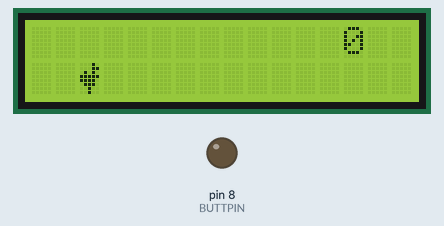
Recording of a sketch running on a simulated Arduino Uno, built with avr-gcc and run on an emulated ATmega328P. Parts: 16×2 character LCD, output pins drawn as LEDs (lit = HIGH).

Above: at 0.1 s.
At 3.1 s:
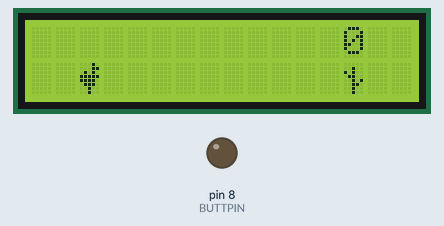
At 5.1 s:
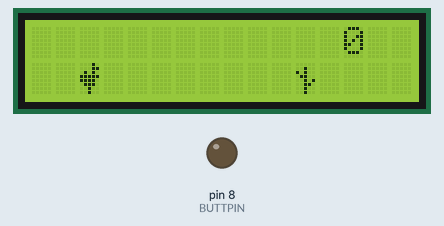
At 7.1 s:
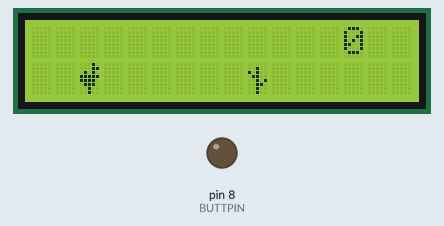
At 14.2 s:
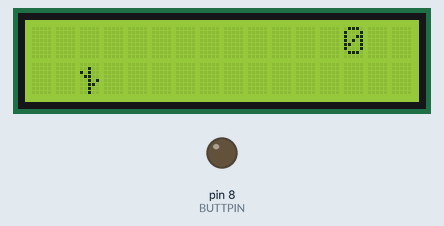
At 15.2 s:
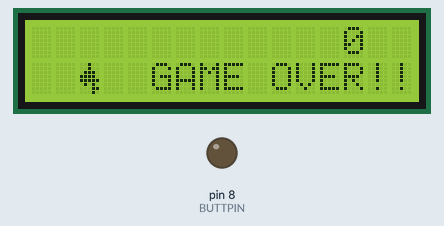

Measured:
- what the display in image 1 shows lasts 1.0 s, from 3.1 s to 4.1 s

The sketch:

RipcoderGameConsole_ParallelCommunicationUno.ino
```cpp
#include <LiquidCrystal.h>


const int BUTTPIN = 8;
const int CHICKENROW = 2;
#define startspeed 1000
#define speedup 10

LiquidCrystal lcd(12, 11, 5, 4, 3, 2);
int chickenLine ;
int uptimer;
int score;
int speed;
bool gameover ;
byte chicken[8] = {
  // 0:dino chicken
    B00010,
    B00011,
    B01010,
    B11111,
    B11110,
    B01110,
    B00100,
    B00100};

    byte chickenUpSide[8] = {
  // 0:dino chicken
   B00100,
   B00100,
   B01110,
   B11110,
   B11111,
   B01010,
   B00011,
   B00010
   };


 byte cactus1[8] = {
  // 0:dino chicken
    B00000,
    B00100,
    B10100,
    B01100,
    B00101,
    B00110,
    B00100,
    B00100};

int cactuspos  ;
void setup() {
  // put your setup code here, to run once:
cactuspos =16;
chickenLine=1;
uptimer=0;
gameover=0;
score=0;
pinMode(BUTTPIN, OUTPUT);
   lcd.begin(16, 2);
//glyphs[4][8]

     lcd.createChar(0,  chicken );
       lcd.createChar(1,  cactus1 );
         lcd.createChar(2,  chickenUpSide );


 // make a separate

}

void loop() {
  // put your main code here, to run repeatedly:
lcd.clear();
bool but = digitalRead( BUTTPIN);

if(!gameover){
     lcd.setCursor(13, 0);
  lcd.print(  String(score));
bool but = digitalRead( BUTTPIN);
if(but and chickenLine==1){chickenLine =0;}//and chickenLine==1 prevent holding button
else{chickenLine =1;}


lcd.setCursor(CHICKENROW, chickenLine);
  lcd.write(byte(0));


  lcd.setCursor( cactuspos, 1);
  lcd.write(byte(1));
  //
 //lcd.print(msg);
if(cactuspos == CHICKENROW ){
  if(chickenLine ==1){

    gameover=true;
    }else{score+=1;}

  }
 delay(1000);
 if(cactuspos>1){
 cactuspos-=1;} else {cactuspos= 16;}
}
else{
  lcd.setCursor(CHICKENROW, chickenLine);
  lcd.write(byte(2));
   lcd.setCursor(5, 1);
  lcd.print("GAME OVER!!");
       lcd.setCursor(13, 0);
  lcd.print(  String(score));


  if(but){reset();}
  delay(2000);
  }
}


void reset() {
  // put your setup code here, to run once:
  ///added here


cactuspos =16;
chickenLine=1;
uptimer=0;
gameover=0;
score=0;
speed=startspeed;
      lcd.createChar(0,  chicken );
       lcd.createChar(1,  cactus1 );
         lcd.createChar(2,  chickenUpSide );


}
```
